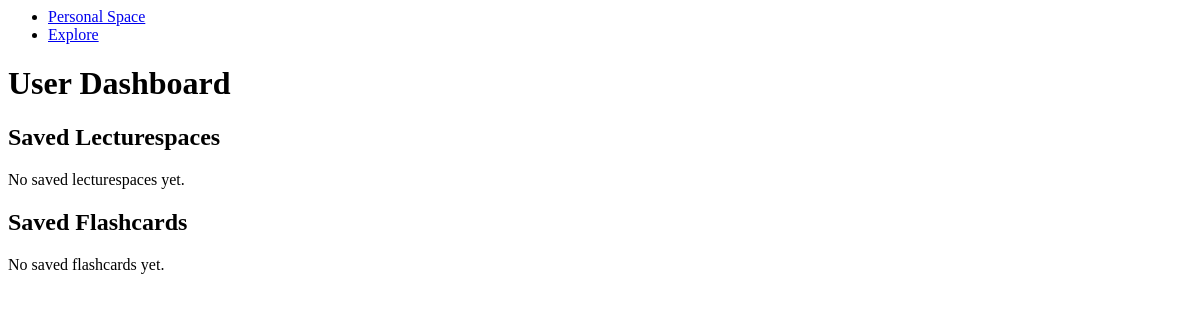
/lecturespaces/dashboard/ (signed in), run on an earlier commit of the app's database.
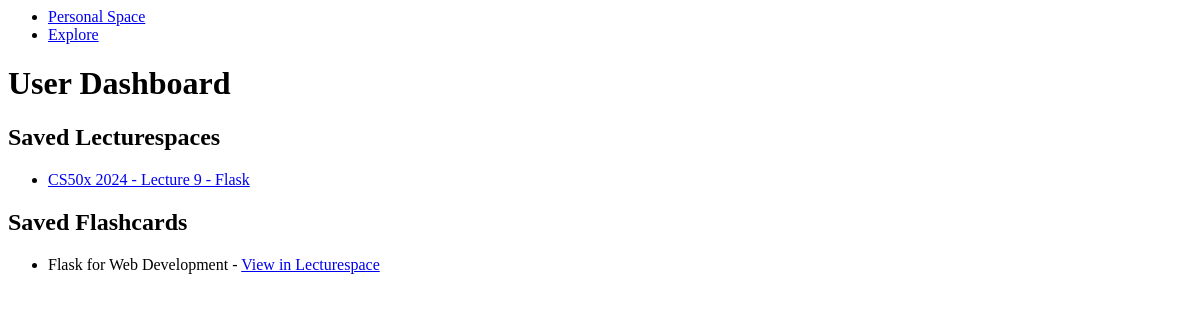
And on a later commit of the database.
### lecturespaces/models.py (models this page shows, shortened)
class UserSavedLecturespace(models.Model):
    user = models.ForeignKey(settings.AUTH_USER_MODEL, on_delete=models.CASCADE)
    lecturespace = models.ForeignKey(Lecturespace, on_delete=models.CASCADE)
    class Meta:
        unique_together = ('user', 'lecturespace')

class Lecturespace(models.Model):
    title = models.CharField(max_length=200)
    youtube_url = models.URLField()
    tags = models.ManyToManyField(Tag)
    created_at = models.DateTimeField(auto_now_add=True)
    created_by = models.ForeignKey(settings.AUTH_USER_MODEL, on_delete=models.CASCADE)

class UserSavedFlashcard(models.Model):
    user = models.ForeignKey(settings.AUTH_USER_MODEL, on_delete=models.CASCADE)
    flashcard = models.ForeignKey(Flashcard, on_delete=models.CASCADE)
    class Meta:
        unique_together = ('user', 'flashcard')

class Flashcard(models.Model):
    title = models.CharField(max_length=200, default='Default Title')
    content = models.TextField()
    lecturespace = models.ForeignKey(Lecturespace, on_delete=models.CASCADE, related_name='flashcards')
    likes = models.PositiveIntegerField(default=0)
    dislikes = models.PositiveIntegerField(default=0)

### lecturespaces/views.py (the view)
# urls.py: path('dashboard/', views.user_dashboard, name='user_dashboard'),
@login_required
def user_dashboard(request):
    saved_lecturespaces = UserSavedLecturespace.objects.filter(user=request.user)
    saved_flashcards = UserSavedFlashcard.objects.filter(user=request.user)
    return render(request, 'lecturespaces/user_dashboard.html', {
        'saved_lecturespaces': saved_lecturespaces,
        'saved_flashcards': saved_flashcards
    })

### lecturespaces/templates/lecturespaces/user_dashboard.html
<ul>
  <li><a href="{% url 'user_dashboard' %}">Personal Space</a></li>
  <li><a href="{% url 'explore_lecturespaces' %}">Explore</a></li>
</ul>
{% block content %}
    <h1>User Dashboard</h1>
    <h2>Saved Lecturespaces</h2>
    {% if saved_lecturespaces %}
        <ul>
            {% for saved in saved_lecturespaces %}
                <li>
                    <a href="{% url 'lecturespace_detail' saved.lecturespace.id %}">{{ saved.lecturespace.title }}</a>
                </li>
            {% endfor %}
        </ul>
    {% else %}
        <p>No saved lecturespaces yet.</p>
    {% endif %}
    <h2>Saved Flashcards</h2>
    {% if saved_flashcards %}
        <ul>
            {% for saved in saved_flashcards %}
                <li>
                    {{ saved.flashcard.title }} - <a href="{% url 'lecturespace_detail' saved.flashcard.lecturespace.id %}">View in Lecturespace</a>
                </li>
            {% endfor %}
        </ul>
    {% else %}
        <p>No saved flashcards yet.</p>
    {% endif %}
{% endblock %}

What changed in the data, as far as the page shows it:
added UserSavedLecturespace: lecturespace "CS50x 2024 - Lecture 9 - Flask"
added UserSavedFlashcard: flashcard "Flask for Web Development"
Also different on the page:
text no longer shown: "No saved lecturespaces yet. No saved flashcards yet."
